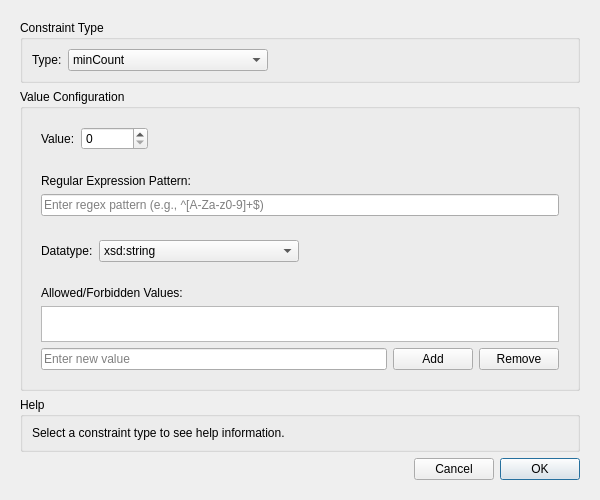
<?xml version="1.0" encoding="UTF-8"?>
<ui version="4.0">
 <class>ConstraintEditorDialog</class>
 <widget class="QDialog" name="ConstraintEditorDialog">
  <property name="geometry">
   <rect>
    <x>200</x>
    <y>200</y>
    <width>600</width>
    <height>500</height>
   </rect>
  </property>
  <property name="windowTitle">
   <string>Constraint Editor</string>
  </property>
  <property name="modal">
   <bool>true</bool>
  </property>
  <widget class="QWidget" name="centralwidget">
   <property name="geometry">
    <rect>
     <x>20</x>
     <y>20</y>
     <width>560</width>
     <height>460</height>
    </rect>
   </property>
   <layout class="QVBoxLayout" name="mainLayout">
    <item>
     <widget class="QGroupBox" name="constraintTypeGroup">
      <property name="title">
       <string>Constraint Type</string>
      </property>
      <layout class="QHBoxLayout" name="constraintTypeLayout">
       <item>
        <widget class="QLabel" name="constraintTypeLabel">
         <property name="text">
          <string>Type:</string>
         </property>
        </widget>
       </item>
       <item>
        <widget class="QComboBox" name="constraintTypeCombo">
         <property name="minimumSize">
          <size>
           <width>200</width>
           <height>0</height>
          </size>
         </property>
         <item>
          <property name="text">
           <string>minCount</string>
          </property>
         </item>
         <item>
          <property name="text">
           <string>maxCount</string>
          </property>
         </item>
         <item>
          <property name="text">
           <string>minLength</string>
          </property>
         </item>
         <item>
          <property name="text">
           <string>maxLength</string>
          </property>
         </item>
         <item>
          <property name="text">
           <string>pattern</string>
          </property>
         </item>
         <item>
          <property name="text">
           <string>datatype</string>
          </property>
         </item>
         <item>
          <property name="text">
           <string>in</string>
          </property>
         </item>
         <item>
          <property name="text">
           <string>notIn</string>
          </property>
         </item>
        </widget>
       </item>
       <item>
        <spacer name="constraintTypeSpacer">
         <property name="orientation">
          <enum>Qt::Horizontal</enum>
         </property>
         <property name="sizeHint" stdset="0">
          <size>
           <width>40</width>
           <height>20</height>
          </size>
         </property>
        </spacer>
       </item>
      </layout>
     </widget>
    </item>
    <item>
     <widget class="QGroupBox" name="valueConfigGroup">
      <property name="title">
       <string>Value Configuration</string>
      </property>
      <layout class="QVBoxLayout" name="valueConfigLayout">
       
       <!-- Numeric Value Field (for minCount, maxCount, minLength, maxLength) -->
       <item>
        <widget class="QWidget" name="numericValueWidget">
         <layout class="QHBoxLayout" name="numericValueLayout">
          <item>
           <widget class="QLabel" name="numericValueLabel">
            <property name="text">
             <string>Value:</string>
            </property>
           </widget>
          </item>
          <item>
           <widget class="QSpinBox" name="numericValueSpinBox">
            <property name="minimum">
             <number>0</number>
            </property>
            <property name="maximum">
             <number>999999</number>
            </property>
           </widget>
          </item>
          <item>
           <spacer name="numericValueSpacer">
            <property name="orientation">
             <enum>Qt::Horizontal</enum>
            </property>
            <property name="sizeHint" stdset="0">
             <size>
              <width>40</width>
              <height>20</height>
             </size>
            </property>
           </spacer>
          </item>
         </layout>
        </widget>
       </item>
       
       <!-- Pattern Value Field (for pattern constraints) -->
       <item>
        <widget class="QWidget" name="patternValueWidget">
         <layout class="QVBoxLayout" name="patternValueLayout">
          <item>
           <widget class="QLabel" name="patternValueLabel">
            <property name="text">
             <string>Regular Expression Pattern:</string>
            </property>
           </widget>
          </item>
          <item>
           <widget class="QLineEdit" name="patternValueEdit">
            <property name="placeholderText">
             <string>Enter regex pattern (e.g., ^[A-Za-z0-9]+$)</string>
            </property>
           </widget>
          </item>
         </layout>
        </widget>
       </item>
       
       <!-- Datatype Field (for datatype constraints) -->
       <item>
        <widget class="QWidget" name="datatypeValueWidget">
         <layout class="QHBoxLayout" name="datatypeValueLayout">
          <item>
           <widget class="QLabel" name="datatypeValueLabel">
            <property name="text">
             <string>Datatype:</string>
            </property>
           </widget>
          </item>
          <item>
           <widget class="QComboBox" name="datatypeCombo">
            <property name="minimumSize">
             <size>
              <width>200</width>
              <height>0</height>
             </size>
            </property>
            <item>
             <property name="text">
              <string>xsd:string</string>
             </property>
            </item>
            <item>
             <property name="text">
              <string>xsd:integer</string>
             </property>
            </item>
            <item>
             <property name="text">
              <string>xsd:float</string>
             </property>
            </item>
            <item>
             <property name="text">
              <string>xsd:boolean</string>
             </property>
            </item>
            <item>
             <property name="text">
              <string>xsd:date</string>
             </property>
            </item>
            <item>
             <property name="text">
              <string>xsd:dateTime</string>
             </property>
            </item>
            <item>
             <property name="text">
              <string>xsd:anyURI</string>
             </property>
            </item>
            <item>
             <property name="text">
              <string>xsd:decimal</string>
             </property>
            </item>
           </widget>
          </item>
          <item>
           <spacer name="datatypeValueSpacer">
            <property name="orientation">
             <enum>Qt::Horizontal</enum>
            </property>
            <property name="sizeHint" stdset="0">
             <size>
              <width>40</width>
              <height>20</height>
             </size>
            </property>
           </spacer>
          </item>
         </layout>
        </widget>
       </item>
       
       <!-- List Value Field (for 'in' and 'notIn' constraints) -->
       <item>
        <widget class="QWidget" name="listValueWidget">
         <layout class="QVBoxLayout" name="listValueLayout">
          <item>
           <widget class="QLabel" name="listValueLabel">
            <property name="text">
             <string>Allowed/Forbidden Values:</string>
            </property>
           </widget>
          </item>
          <item>
           <widget class="QListWidget" name="valueListWidget">
            <property name="minimumHeight">
             <number>100</number>
            </property>
           </widget>
          </item>
          <item>
           <layout class="QHBoxLayout" name="listButtonLayout">
            <item>
             <widget class="QLineEdit" name="newValueEdit">
              <property name="placeholderText">
               <string>Enter new value</string>
              </property>
             </widget>
            </item>
            <item>
             <widget class="QPushButton" name="addValueButton">
              <property name="text">
               <string>Add</string>
              </property>
             </widget>
            </item>
            <item>
             <widget class="QPushButton" name="removeValueButton">
              <property name="text">
               <string>Remove</string>
              </property>
             </widget>
            </item>
           </layout>
          </item>
         </layout>
        </widget>
       </item>
       
      </layout>
     </widget>
    </item>
    <item>
     <widget class="QGroupBox" name="helpGroup">
      <property name="title">
       <string>Help</string>
      </property>
      <layout class="QVBoxLayout" name="helpLayout">
       <item>
        <widget class="QLabel" name="helpTextLabel">
         <property name="text">
          <string>Select a constraint type to see help information.</string>
         </property>
         <property name="wordWrap">
          <bool>true</bool>
         </property>
        </widget>
       </item>
      </layout>
     </widget>
    </item>
    <item>
     <layout class="QHBoxLayout" name="buttonLayout">
      <item>
       <spacer name="buttonSpacer">
        <property name="orientation">
         <enum>Qt::Horizontal</enum>
        </property>
        <property name="sizeHint" stdset="0">
         <size>
          <width>40</width>
          <height>20</height>
         </size>
        </property>
       </spacer>
      </item>
      <item>
       <widget class="QPushButton" name="cancelButton">
        <property name="text">
         <string>Cancel</string>
        </property>
       </widget>
      </item>
      <item>
       <widget class="QPushButton" name="okButton">
        <property name="text">
         <string>OK</string>
        </property>
        <property name="default">
         <bool>true</bool>
        </property>
       </widget>
      </item>
     </layout>
    </item>
   </layout>
  </widget>
 </widget>
 <resources/>
 <connections/>
</ui>
